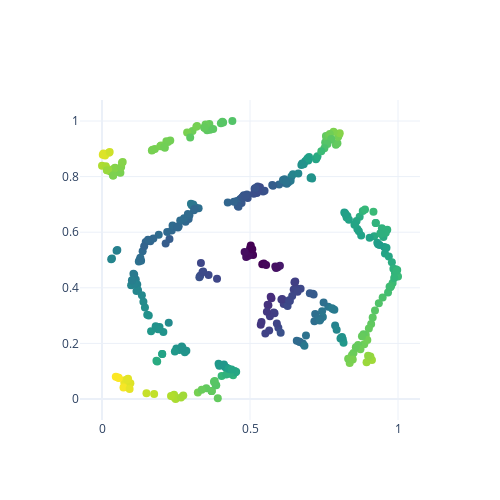

Source (notebook cell):
### Code cell
from sklearn.preprocessing import QuantileTransformer
from sklearn.preprocessing import normalize


ss = QuantileTransformer()
embedding_train_sclar= ss.fit_transform(embedding_train)

embedding_x = [v[0] for v in embedding_train_sclar]
embedding_y = [v[1] for v in embedding_train_sclar]

# embedding_color = [abs(v[0]) + abs(v[1]) for v in embedding_train_sclar]

fig = go.Figure(data=go.Scatter(
                                x=embedding_x,
                                y=embedding_y,
                                text=list(input_data.keys()),
                                marker_color=embedding_color,
                                marker_colorscale='Viridis',
                                marker_size=8,
                                mode='markers'
))

fig.update_layout(
    template="plotly_white",
    autosize=False,
    width=500,
    height=500)

fig.show()
fig.write_html('../figure/tsne/20-hidden-debug.html')

### Figure 1 — Plotly figure (JSON) as saved in the notebook; plotly's stock layout.template omitted (floating-point values rounded to 4 significant figures; data arrays with more than 128 entries replaced by an {"elided": "..."} marker saying what was removed)
{"data": [{"marker": {"color": {"elided": "387 float values"}, "colorscale": [[0, "#440154"], [0.1111, "#482878"], [0.2222, "#3e4989"], [0.3333, "#31688e"], [0.4444, "#26828e"], [0.5556, "#1f9e89"], [0.6667, "#35b779"], [0.7778, "#6ece58"], [0.8889, "#b5de2b"], [1, "#fde725"]], "size": 8}, "mode": "markers", "text": {"elided": "387 str values"}, "type": "scatter", "x": {"elided": "387 float values"}, "y": {"elided": "387 float values"}}], "layout": {"autosize": false, "height": 500, "width": 500}}
